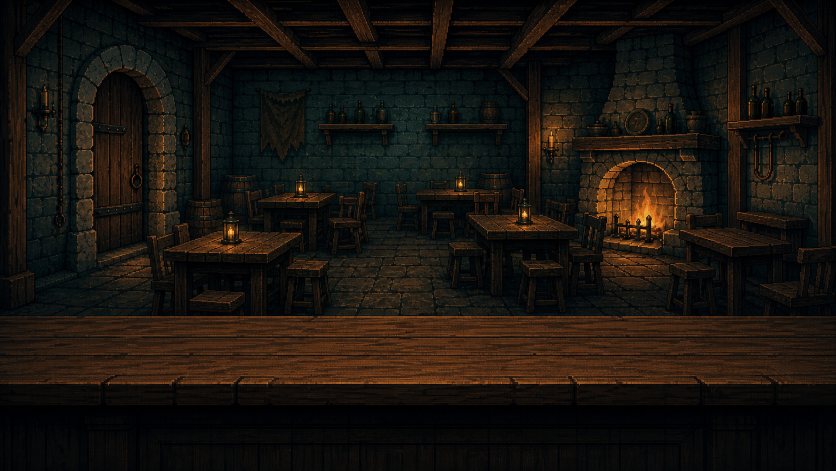
#> input picture art_sources/generated_raw/tavern_background/tavern_background_no_people_reference_v1.png, 1672 x 941 px (shown at 1/2 size)
$ python export_tavern_background_assets.py
#> lines starting #> are read from the running program, lines starting #| are printed output that depends on the picture
#> in main, reference is the input picture: PIL image 1672x941 RGB; mean R, G, B 25.2, 19.8, 14.3
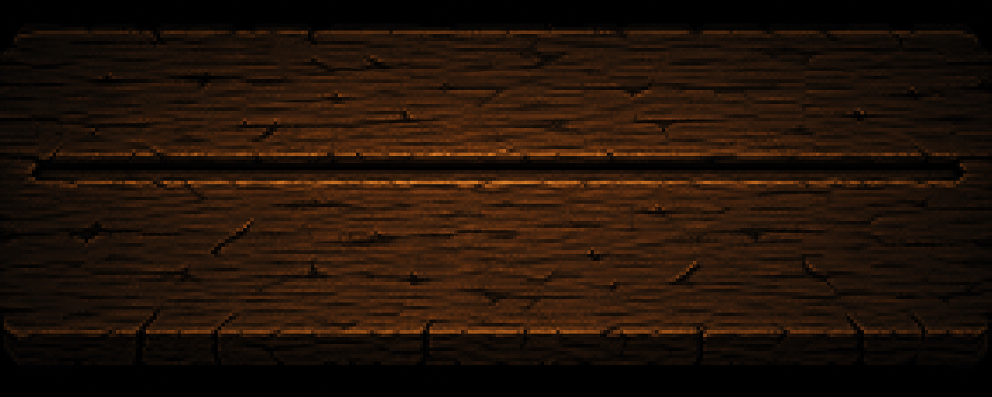
#> input picture art_sources/generated_raw/tavern_order_groove/tavern_table_order_groove_source_v1.png, 1983 x 793 px (shown at 1/2 size)
#> in main, groove_source is the input picture: PIL image 1983x793 RGB; mean R, G, B 33.5, 18.3, 8.2
from __future__ import annotations

import json
from pathlib import Path

from PIL import Image, ImageDraw, ImageEnhance, ImageFilter, ImageOps


ROOT = Path(__file__).resolve().parents[2]
RAW_SOURCE = ROOT / "art_sources" / "generated_raw" / "tavern_background" / "tavern_background_no_people_reference_v1.png"
ORDER_GROOVE_SOURCE = ROOT / "art_sources" / "generated_raw" / "tavern_order_groove" / "tavern_table_order_groove_source_v1.png"
BACKGROUND_NATIVE = ROOT / "assets" / "source" / "tavern" / "background" / "tavern_bg_native.png"
BACKGROUND_RUNTIME = ROOT / "assets" / "textures" / "tavern" / "background" / "tavern_bg.png"
BACKGROUND_MANIFEST = ROOT / "assets" / "source" / "tavern" / "background" / "tavern_background_manifest.json"
TABLE_NATIVE = ROOT / "assets" / "source" / "tavern" / "table" / "tabletop_native.png"
TABLE_RUNTIME = ROOT / "assets" / "textures" / "tavern" / "table" / "tabletop.png"
TABLE_MANIFEST = ROOT / "assets" / "source" / "tavern" / "table" / "tabletop_manifest.json"
BACKGROUND_CONTACT_SHEET = ROOT / "docs" / "art" / "tavern_background_contact_sheet.png"
TABLE_CONTACT_SHEET = ROOT / "docs" / "art" / "tavern_table_contact_sheet.png"
SCALE = 4
BACKGROUND_NATIVE_SIZE = (320, 180)
BACKGROUND_RUNTIME_SIZE = (1280, 720)
TABLE_NATIVE_SIZE = (320, 80)
TABLE_RUNTIME_SIZE = (1280, 320)
SPRITE_POSITION_RUNTIME = (640, 600)
PLAYABLE_X_RANGE_RUNTIME = [0, 1280]
SURFACE_TOP_Y_RUNTIME = 484
FRONT_LIP_Y_RUNTIME = 588
GROUND_Y_RUNTIME = 536
BACKGROUND_TABLE_SAMPLE_Y_RANGE = (110, 180)
TABLE_OCCLUSION_RECT_NATIVE = (0, 11, 320, 70)
ORDER_GROOVE_RECT_NATIVE = (78, 39, 242, 53)
ORDER_GROOVE_SAFE_AREA_RUNTIME = [392, 604, 888, 636]


def quantize_image(image: Image.Image, colors: int) -> Image.Image:
    return image.convert("RGB").quantize(colors=colors, method=Image.Quantize.MEDIANCUT).convert("RGBA")


def normalize_background(reference: Image.Image) -> Image.Image:
    fitted = ImageOps.fit(reference.convert("RGB"), BACKGROUND_NATIVE_SIZE, Image.Resampling.LANCZOS, centering=(0.5, 0.47))
    sharpened = fitted.filter(ImageFilter.UnsharpMask(radius=1, percent=150, threshold=2))
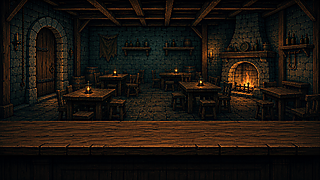
#> sharpened: PIL image 320x180 RGB; mean R, G, B 26.7, 20.5, 14.6
    contrast = ImageEnhance.Contrast(sharpened).enhance(1.16)
    color = ImageEnhance.Color(contrast).enhance(0.92)
    balanced = ImageEnhance.Brightness(color).enhance(0.88)
    native = quantize_image(balanced, 96)
    pixels = native.load()
    for y in range(native.height):
        for x in range(native.width):
            r, g, b, a = pixels[x, y]
            if y < 24 or y > 166:
                r = int(r * 0.82)
                g = int(g * 0.84)
                b = int(b * 0.88)
            if r > 135 and g > 48 and b < 76:
                r = min(185, r)
                g = min(106, g)
                b = min(62, b)
            else:
                r = min(r, 135)
                g = min(g, 124)
                b = min(b, 112)
            pixels[x, y] = (r, g, b, 255)
    return native


def normalize_table(background_native: Image.Image) -> Image.Image:
    native = Image.new("RGBA", TABLE_NATIVE_SIZE, (0, 0, 0, 0))
#> native: PIL image 320x80 RGBA; every value is 0
    pixels = native.load()
    background = background_native.convert("RGBA")
    source_start_y, _source_end_y = BACKGROUND_TABLE_SAMPLE_Y_RANGE
    left, top, right, bottom = TABLE_OCCLUSION_RECT_NATIVE
    for y in range(top, bottom):
        source_y = source_start_y + y
        for x in range(left, right):
            r, g, b, _a = background.getpixel((x, source_y))
            pixels[x, y] = (r, g, b, 255)
    return native


def runtime_rect_from_native(rect: tuple[int, int, int, int]) -> list[int]:
    runtime_top_y = SPRITE_POSITION_RUNTIME[1] - TABLE_RUNTIME_SIZE[1] // 2
    left, top, right, bottom = rect
    return [left * SCALE, runtime_top_y + top * SCALE, right * SCALE, runtime_top_y + bottom * SCALE]


def normalize_order_groove_source(reference: Image.Image, size: tuple[int, int]) -> Image.Image:
#> called with size = (164, 14)
    fitted = ImageOps.fit(reference.convert("RGB"), size, Image.Resampling.LANCZOS, centering=(0.5, 0.47))
    sharpened = fitted.filter(ImageFilter.UnsharpMask(radius=1, percent=190, threshold=1))
    contrast = ImageEnhance.Contrast(sharpened).enhance(1.24)
    color = ImageEnhance.Color(contrast).enhance(0.82)
    balanced = ImageEnhance.Brightness(color).enhance(0.72)
    native = quantize_image(balanced, 40)
    pixels = native.load()
    width, height = native.size
#> width = 164; height = 14
    for y in range(height):
        for x in range(width):
            r, g, b, a = pixels[x, y]
            luma = int(0.2126 * r + 0.7152 * g + 0.0722 * b)
            if y <= 3:
                r = int(r * 0.54)
                g = int(g * 0.52)
                b = int(b * 0.50)
            elif y >= height - 4:
                r = min(146, int(r * 1.72) + 24)
                g = min(90, int(g * 1.38) + 12)
                b = min(48, int(b * 1.04) + 3)
            else:
                r = min(105, int(r * 0.86))
                g = min(66, int(g * 0.84))
                b = min(42, int(b * 0.82))
            if 4 <= y <= height - 5 and luma < 44:
                r = int(r * 0.66)
                g = int(g * 0.62)
                b = int(b * 0.58)
            pixels[x, y] = (max(6, r), max(4, g), max(3, b), a)
    return quantize_image(native, 36)


def make_fixed_rect_blend_mask(size: tuple[int, int]) -> Image.Image:
#> called with size = (164, 14)
    width, height = size
    mask = Image.new("L", size, 0)
    pixels = mask.load()
    for y in range(height):
        for x in range(width):
            edge = min(x, width - 1 - x, y, height - 1 - y)
            if edge <= 0:
                alpha = 86
            elif edge == 1:
                alpha = 142
            elif edge == 2:
                alpha = 202
            else:
                alpha = 255
            pixels[x, y] = alpha
    return mask


def bake_order_groove(table_native: Image.Image, groove_source: Image.Image) -> Image.Image:
    native = table_native.copy()
    left, top, right, bottom = ORDER_GROOVE_RECT_NATIVE
    size = (right - left, bottom - top)
    groove = normalize_order_groove_source(groove_source, size)
    base = native.crop(ORDER_GROOVE_RECT_NATIVE).convert("RGBA")
    mask = make_fixed_rect_blend_mask(size)
    merged = Image.composite(groove, base, mask)
    native.alpha_composite(merged, (left, top))
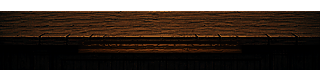
#> native: PIL image 320x80 RGBA; mean R, G, B, A 23.7, 13.7, 6.9, 188.1; transparent parts drawn white
    return native


def save_nearest(native: Image.Image, native_path: Path, runtime_path: Path, runtime_size: tuple[int, int]) -> Image.Image:
#> called with runtime_size = (1280, 720)
    native_path.parent.mkdir(parents=True, exist_ok=True)
    runtime_path.parent.mkdir(parents=True, exist_ok=True)
    native.save(native_path)
    runtime = native.resize(runtime_size, Image.Resampling.NEAREST)
    runtime.save(runtime_path)
    return runtime


def write_background_manifest() -> None:
    manifest = {
        "id": "tavern_no_people_background",
        "source": "art_sources/generated_raw/tavern_background/tavern_background_no_people_reference_v1.png",
        "native": "assets/source/tavern/background/tavern_bg_native.png",
        "runtime": "assets/textures/tavern/background/tavern_bg.png",
        "native_size": list(BACKGROUND_NATIVE_SIZE),
        "runtime_size": list(BACKGROUND_RUNTIME_SIZE),
        "scale": SCALE,
        "safe_area": [0, 0, 320, 180],
        "source_fit": {"method": "ImageOps.fit", "centering": [0.5, 0.47]},
        "intended_godot_use": "Tavern service scene visual-only no-people background Sprite2D layer",
    }
    BACKGROUND_MANIFEST.parent.mkdir(parents=True, exist_ok=True)
    BACKGROUND_MANIFEST.write_text(json.dumps(manifest, indent=2) + "\n", encoding="utf-8")


def write_table_manifest() -> None:
    manifest = {
        "id": "tavern_bar_background_foreground_occluder",
        "source": "art_sources/generated_raw/tavern_background/tavern_background_no_people_reference_v1.png",
        "native": "assets/source/tavern/table/tabletop_native.png",
        "runtime": "assets/textures/tavern/table/tabletop.png",
        "native_size": list(TABLE_NATIVE_SIZE),
        "runtime_size": list(TABLE_RUNTIME_SIZE),
        "scale": SCALE,
        "safe_area": [0, 0, 320, 80],
        "derived_from": "assets/source/tavern/background/tavern_bg_native.png",
        "background_sample_native_y_range": list(BACKGROUND_TABLE_SAMPLE_Y_RANGE),
        "occlusion_rect_native": list(TABLE_OCCLUSION_RECT_NATIVE),
        "order_groove_source": "art_sources/generated_raw/tavern_order_groove/tavern_table_order_groove_source_v1.png",
        "order_groove_rect_native": list(ORDER_GROOVE_RECT_NATIVE),
        "order_groove_runtime_rect": runtime_rect_from_native(ORDER_GROOVE_RECT_NATIVE),
        "order_groove_safe_area_runtime": ORDER_GROOVE_SAFE_AREA_RUNTIME,
        "order_groove_pipeline": {
            "method": "fixed-rect imagegen source composite",
            "runtime_ui": "Godot Labels and ProgressBar only; no text baked into the texture",
        },
        "physics_alignment": {
            "sprite_position_runtime": list(SPRITE_POSITION_RUNTIME),
            "surface_top_y_runtime": SURFACE_TOP_Y_RUNTIME,
            "front_lip_y_runtime": FRONT_LIP_Y_RUNTIME,
            "ground_y_runtime": GROUND_Y_RUNTIME,
            "playable_x_range_runtime": PLAYABLE_X_RANGE_RUNTIME,
        },
        "intended_godot_use": "background-matched Tavern foreground bar occluder that preserves customer bust depth",
    }
    TABLE_MANIFEST.parent.mkdir(parents=True, exist_ok=True)
    TABLE_MANIFEST.write_text(json.dumps(manifest, indent=2) + "\n", encoding="utf-8")


def make_background_contact_sheet(reference: Image.Image, background: Image.Image, table: Image.Image) -> None:
    BACKGROUND_CONTACT_SHEET.parent.mkdir(parents=True, exist_ok=True)
    sheet = Image.new("RGBA", (720, 680), (16, 14, 12, 255))
    draw = ImageDraw.Draw(sheet)
    draw.text((20, 14), "Tavern no-people background and counter pipeline", fill=(220, 204, 176, 255))
    draw.text((20, 44), "approved generated reference", fill=(220, 204, 176, 255))
    ref_preview = ImageOps.contain(reference.convert("RGBA"), (640, 180), Image.Resampling.LANCZOS)
    sheet.alpha_composite(ref_preview, (40, 66))
    draw.text((20, 260), "background native 2x preview", fill=(220, 204, 176, 255))
    bg_preview = background.resize((640, 360), Image.Resampling.NEAREST)
    sheet.alpha_composite(bg_preview, (40, 284))
    table_preview = table.resize((640, 160), Image.Resampling.NEAREST)
    overlay_y = 284 + 360 - 160
    sheet.alpha_composite(table_preview, (40, overlay_y))
    runtime_top_y = SPRITE_POSITION_RUNTIME[1] - TABLE_RUNTIME_SIZE[1] // 2
    surface_y = overlay_y + int((SURFACE_TOP_Y_RUNTIME - runtime_top_y) * 0.5)
    ground_y = overlay_y + int((GROUND_Y_RUNTIME - runtime_top_y) * 0.5)
    lip_y = overlay_y + int((FRONT_LIP_Y_RUNTIME - runtime_top_y) * 0.5)
    draw.line((40, surface_y, 680, surface_y), fill=(229, 163, 70, 255), width=1)
    draw.line((40, ground_y, 680, ground_y), fill=(96, 169, 157, 255), width=1)
    draw.line((40, lip_y, 680, lip_y), fill=(112, 124, 106, 255), width=1)
    sheet.convert("RGB").save(BACKGROUND_CONTACT_SHEET)
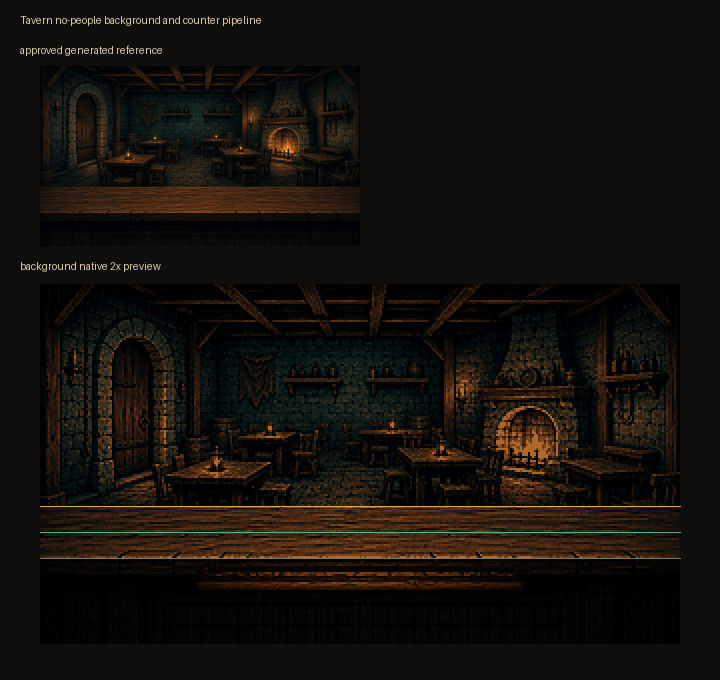
#> saved as tavern_background_contact_sheet.png: PIL image 720x680 RGB; mean R, G, B 21.4, 16.8, 12.3


def make_table_contact_sheet(background: Image.Image, native: Image.Image, runtime: Image.Image, groove_source: Image.Image) -> None:
    TABLE_CONTACT_SHEET.parent.mkdir(parents=True, exist_ok=True)
    sheet = Image.new("RGBA", (720, 690), (18, 14, 11, 255))
#> sheet: PIL image 720x690 RGBA
    draw = ImageDraw.Draw(sheet)
    draw.text((20, 16), "Tavern counter pipeline from no-people background", fill=(220, 204, 176, 255))
    draw.text((20, 52), "background lower sample", fill=(220, 204, 176, 255))
    draw.text((20, 178), "native 4x preview", fill=(220, 204, 176, 255))
    draw.text(
        (20, 354),
        "runtime preview with y=%d/y=%d/y=%d guide rows" % (
            SURFACE_TOP_Y_RUNTIME,
            GROUND_Y_RUNTIME,
            FRONT_LIP_Y_RUNTIME,
        ),
        fill=(220, 204, 176, 255),
    )
    draw.text((20, 550), "generated order groove source crop reference", fill=(220, 204, 176, 255))
    sample_start, sample_end = BACKGROUND_TABLE_SAMPLE_Y_RANGE
    sample = background.crop((0, sample_start, TABLE_NATIVE_SIZE[0], sample_end)).convert("RGBA")
    ref_preview = ImageOps.contain(sample, (640, 96), Image.Resampling.NEAREST)
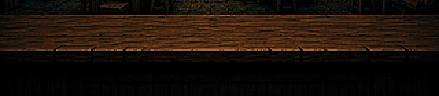
#> ref_preview: PIL image 439x96 RGBA; mean R, G, B, A 26.9, 16.6, 9.3, 255
    native_preview = native.resize((native.width * 4, native.height * 4), Image.Resampling.NEAREST)
    native_preview = ImageOps.contain(native_preview, (640, 144), Image.Resampling.NEAREST)
    runtime_preview = runtime.convert("RGBA").resize((640, 160), Image.Resampling.NEAREST)
    groove_preview = ImageOps.contain(groove_source.convert("RGBA"), (640, 100), Image.Resampling.LANCZOS)
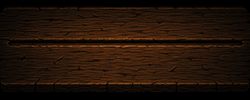
#> groove_preview: PIL image 250x100 RGBA; mean R, G, B, A 33.5, 18.3, 8.2, 255
    sheet.alpha_composite(ref_preview, (60, 76))
    sheet.alpha_composite(native_preview, (60, 202))
    sheet.alpha_composite(runtime_preview, (60, 378))
    sheet.alpha_composite(groove_preview, (60, 574))
    runtime_top_y = SPRITE_POSITION_RUNTIME[1] - TABLE_RUNTIME_SIZE[1] // 2
    guide_scale = runtime_preview.height / TABLE_RUNTIME_SIZE[1]
#> guide_scale = 0.5
    surface_guide_y = int(378 + (SURFACE_TOP_Y_RUNTIME - runtime_top_y) * guide_scale)
#> surface_guide_y = 400
    ground_guide_y = int(378 + (GROUND_Y_RUNTIME - runtime_top_y) * guide_scale)
#> ground_guide_y = 426
    lip_guide_y = int(378 + (FRONT_LIP_Y_RUNTIME - runtime_top_y) * guide_scale)
#> lip_guide_y = 452
    draw.line((60, surface_guide_y, 700, surface_guide_y), fill=(229, 163, 70, 255), width=1)
    draw.line((60, ground_guide_y, 700, ground_guide_y), fill=(96, 169, 157, 255), width=1)
    draw.line((60, lip_guide_y, 700, lip_guide_y), fill=(112, 124, 106, 255), width=1)
    left, top, right, bottom = ORDER_GROOVE_RECT_NATIVE
    native_left = 60 + left * 2
    native_top = 202 + top * 2
    native_right = 60 + right * 2
    native_bottom = 202 + bottom * 2
    draw.rectangle((native_left, native_top, native_right, native_bottom), outline=(229, 163, 70, 255), width=1)
    runtime_rect = runtime_rect_from_native(ORDER_GROOVE_RECT_NATIVE)
    runtime_left = 60 + int(runtime_rect[0] * 0.5)
    runtime_top = 378 + int((runtime_rect[1] - runtime_top_y) * guide_scale)
#> runtime_top = 456
    runtime_right = 60 + int(runtime_rect[2] * 0.5)
    runtime_bottom = 378 + int((runtime_rect[3] - runtime_top_y) * guide_scale)
#> runtime_bottom = 484
    draw.rectangle((runtime_left, runtime_top, runtime_right, runtime_bottom), outline=(229, 163, 70, 255), width=1)
    sheet.convert("RGB").save(TABLE_CONTACT_SHEET)
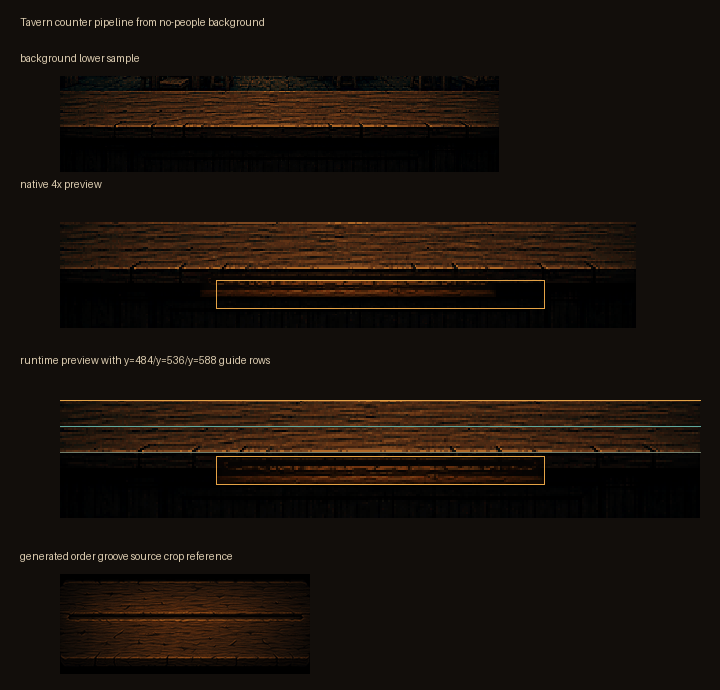
#> saved as tavern_table_contact_sheet.png: PIL image 720x690 RGB; mean R, G, B 25.3, 17.4, 11.5


def main() -> None:
    if not RAW_SOURCE.exists():
        raise FileNotFoundError(f"missing generated Tavern background reference: {RAW_SOURCE}")
    if not ORDER_GROOVE_SOURCE.exists():
        raise FileNotFoundError(f"missing generated Tavern order groove reference: {ORDER_GROOVE_SOURCE}")
    reference = Image.open(RAW_SOURCE).convert("RGB")
    groove_source = Image.open(ORDER_GROOVE_SOURCE).convert("RGB")
    background_native = normalize_background(reference)
    table_native = bake_order_groove(normalize_table(background_native), groove_source)
    background_runtime = save_nearest(background_native, BACKGROUND_NATIVE, BACKGROUND_RUNTIME, BACKGROUND_RUNTIME_SIZE)
    table_runtime = save_nearest(table_native, TABLE_NATIVE, TABLE_RUNTIME, TABLE_RUNTIME_SIZE)
    write_background_manifest()
    write_table_manifest()
    make_background_contact_sheet(reference, background_native, table_native)
    make_table_contact_sheet(background_native, table_native, table_runtime, groove_source)
    print("exported Tavern background: assets/textures/tavern/background/tavern_bg.png")
    print("exported Tavern foreground occluder: assets/textures/tavern/table/tabletop.png")
    print("contact sheet: docs/art/tavern_background_contact_sheet.png")


if __name__ == "__main__":
    main()
